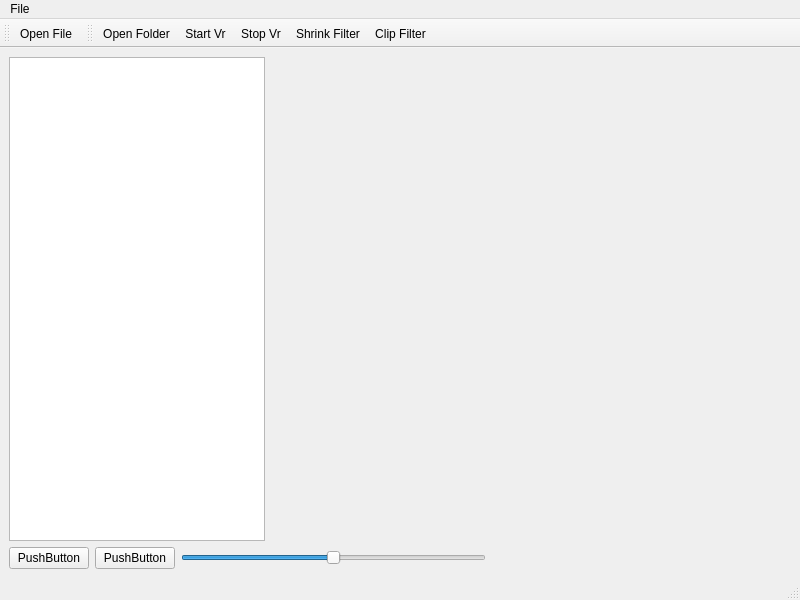
<?xml version="1.0" encoding="UTF-8"?>
<ui version="4.0">
 <class>MainWindow</class>
 <widget class="QMainWindow" name="MainWindow">
  <property name="geometry">
   <rect>
    <x>0</x>
    <y>0</y>
    <width>800</width>
    <height>600</height>
   </rect>
  </property>
  <property name="windowTitle">
   <string>MainWindow</string>
  </property>
  <widget class="QWidget" name="centralwidget">
   <layout class="QVBoxLayout" name="verticalLayout">
    <item>
     <layout class="QHBoxLayout" name="horizontalLayout">
      <item>
       <widget class="QTreeView" name="treeView">
        <property name="enabled">
         <bool>true</bool>
        </property>
        <property name="sizePolicy">
         <sizepolicy hsizetype="Fixed" vsizetype="Expanding">
          <horstretch>0</horstretch>
          <verstretch>0</verstretch>
         </sizepolicy>
        </property>
        <property name="contextMenuPolicy">
         <enum>Qt::ContextMenuPolicy::ActionsContextMenu</enum>
        </property>
       </widget>
      </item>
      <item>
       <widget class="QVTKOpenGLNativeWidget" name="vtkWidget" native="true">
        <property name="sizePolicy">
         <sizepolicy hsizetype="Expanding" vsizetype="Expanding">
          <horstretch>0</horstretch>
          <verstretch>0</verstretch>
         </sizepolicy>
        </property>
       </widget>
      </item>
     </layout>
    </item>
    <item>
     <layout class="QHBoxLayout" name="horizontalLayout_2">
      <item>
       <widget class="QPushButton" name="pushButton">
        <property name="text">
         <string>PushButton</string>
        </property>
       </widget>
      </item>
      <item>
       <widget class="QPushButton" name="pushButton_2">
        <property name="text">
         <string>PushButton</string>
        </property>
       </widget>
      </item>
      <item>
       <widget class="QSlider" name="sliderLighting&#10;">
        <property name="maximum">
         <number>100</number>
        </property>
        <property name="pageStep">
         <number>10</number>
        </property>
        <property name="value">
         <number>50</number>
        </property>
        <property name="orientation">
         <enum>Qt::Orientation::Horizontal</enum>
        </property>
       </widget>
      </item>
      <item>
       <spacer name="horizontalSpacer">
        <property name="orientation">
         <enum>Qt::Orientation::Horizontal</enum>
        </property>
        <property name="sizeHint" stdset="0">
         <size>
          <width>40</width>
          <height>20</height>
         </size>
        </property>
       </spacer>
      </item>
     </layout>
    </item>
   </layout>
  </widget>
  <widget class="QMenuBar" name="menubar">
   <property name="geometry">
    <rect>
     <x>0</x>
     <y>0</y>
     <width>800</width>
     <height>21</height>
    </rect>
   </property>
   <widget class="QMenu" name="menuFile">
    <property name="title">
     <string>File</string>
    </property>
    <addaction name="actionOpen_Folder"/>
    <addaction name="actionOpen_File"/>
   </widget>
   <addaction name="menuFile"/>
  </widget>
  <widget class="QStatusBar" name="statusbar"/>
  <widget class="QToolBar" name="toolBar">
   <property name="windowTitle">
    <string>toolBar</string>
   </property>
   <attribute name="toolBarArea">
    <enum>TopToolBarArea</enum>
   </attribute>
   <attribute name="toolBarBreak">
    <bool>false</bool>
   </attribute>
   <addaction name="actionOpen_File"/>
  </widget>
  <widget class="QToolBar" name="toolBar_2">
   <property name="windowTitle">
    <string>toolBar_2</string>
   </property>
   <attribute name="toolBarArea">
    <enum>TopToolBarArea</enum>
   </attribute>
   <attribute name="toolBarBreak">
    <bool>false</bool>
   </attribute>
   <addaction name="actionOpen_Folder"/>
   <addaction name="actionStart_Vr"/>
   <addaction name="actionStop_Vr"/>
   <addaction name="actionShrink_Filter"/>
   <addaction name="actionClip_Filter"/>
  </widget>
  <action name="actionOpen_File">
   <property name="icon">
    <iconset resource="icons.qrc">
     <normaloff>:/Icons/Icons/fileopen.png</normaloff>:/Icons/Icons/fileopen.png</iconset>
   </property>
   <property name="text">
    <string>Open File</string>
   </property>
   <property name="menuRole">
    <enum>QAction::MenuRole::NoRole</enum>
   </property>
  </action>
  <action name="actionItem_Options">
   <property name="text">
    <string>actionItem_Options</string>
   </property>
   <property name="menuRole">
    <enum>QAction::MenuRole::NoRole</enum>
   </property>
  </action>
  <action name="actionOpen_Folder">
   <property name="icon">
    <iconset resource="icons.qrc">
     <normaloff>:/Icons/Icons/print.png</normaloff>:/Icons/Icons/print.png</iconset>
   </property>
   <property name="text">
    <string>Open Folder</string>
   </property>
   <property name="menuRole">
    <enum>QAction::MenuRole::NoRole</enum>
   </property>
  </action>
  <action name="actionRemove_Item">
   <property name="text">
    <string>Remove Item</string>
   </property>
   <property name="menuRole">
    <enum>QAction::MenuRole::NoRole</enum>
   </property>
  </action>
  <action name="actionShrink_Filter">
   <property name="checkable">
    <bool>true</bool>
   </property>
   <property name="text">
    <string>Shrink Filter</string>
   </property>
   <property name="menuRole">
    <enum>QAction::MenuRole::NoRole</enum>
   </property>
  </action>
  <action name="actionClip_Filter">
   <property name="checkable">
    <bool>true</bool>
   </property>
   <property name="text">
    <string>Clip Filter</string>
   </property>
   <property name="menuRole">
    <enum>QAction::MenuRole::NoRole</enum>
   </property>
  </action>
  <action name="actionStop_Vr">
   <property name="icon">
    <iconset resource="icons.qrc">
     <normaloff>:/Icons/Icons/stopVR.png</normaloff>:/Icons/Icons/stopVR.png</iconset>
   </property>
   <property name="text">
    <string>Stop Vr</string>
   </property>
   <property name="toolTip">
    <string>Stop Vr</string>
   </property>
   <property name="menuRole">
    <enum>QAction::MenuRole::NoRole</enum>
   </property>
  </action>
  <action name="actionStart_Vr">
   <property name="icon">
    <iconset resource="icons.qrc">
     <normaloff>:/Icons/Icons/startVR.png</normaloff>:/Icons/Icons/startVR.png</iconset>
   </property>
   <property name="text">
    <string>Start Vr</string>
   </property>
   <property name="toolTip">
    <string>Start Vr</string>
   </property>
   <property name="menuRole">
    <enum>QAction::MenuRole::NoRole</enum>
   </property>
  </action>
 </widget>
 <customwidgets>
  <customwidget>
   <class>QVTKOpenGLNativeWidget</class>
   <extends>QWidget</extends>
   <header>qvtkopenglnativewidget.h</header>
   <container>1</container>
  </customwidget>
 </customwidgets>
 <resources>
  <include location="icons.qrc"/>
 </resources>
 <connections/>
</ui>
